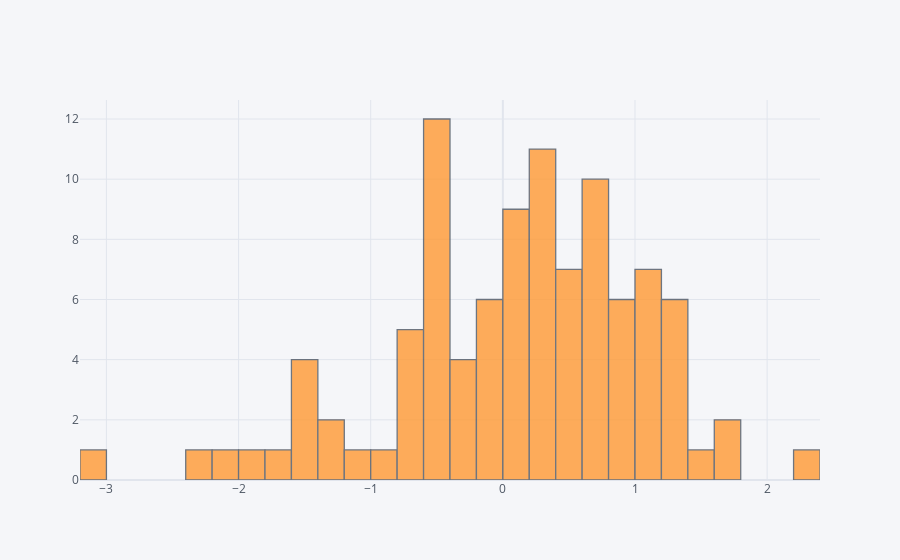

The code cell stored with this chart in its notebook:
### Code cell
df['A'].iplot(kind='hist', bins=50)

### Figure 1 — Plotly figure (JSON) as saved in the notebook; plotly's stock layout.template omitted (floating-point values rounded to 4 significant figures)
{"data": [{"histfunc": "count", "histnorm": "", "marker": {"color": "rgba(255, 153, 51, 1.0)", "line": {"color": "#4D5663", "width": 1.3}}, "name": "A", "nbinsx": 50, "opacity": 0.8, "orientation": "v", "type": "histogram", "x": [0.2567, -0.3019, -0.4504, -0.005667, 0.6996, -0.4147, -0.09898, 0.9246, 0.6937, 1.349, -1.249, 1.436, -0.4017, 0.8646, 0.6334, -1.013, 0.2339, 0.1794, -1.977, 1.344, 0.8194, -0.9292, 0.446, -0.453, 1.296, 0.5753, -3.004, -0.249, -0.4664, 0.1078, -0.5291, -2.173, -0.06311, 0.0755, 0.6313, -1.519, -1.468, 0.7632, 2.227, 0.7157, -0.4165, 1.061, 0.3271, 0.05194, 1.153, -0.6024, 1.184, -0.5573, -0.6721, 0.7274, 0.8196, 0.2215, 0.4271, 1.287, -0.1503, -0.6154, 0.2796, 1.656, -0.1986, 0.856, -0.4931, 0.5719, 0.4992, -1.45, -2.37, 1.692, -0.5403, -0.4096, -0.3128, 0.7089, -0.5324, -1.273, 0.1822, 0.2631, 0.7513, 0.2095, 1.055, 0.1316, 0.07275, -1.556, 0.3593, 1.182, 1.131, 0.7347, 0.9143, 0.01826, 0.2557, -0.6659, 0.2428, 0.4529, 0.5857, -0.1211, -0.7963, 1.257, -0.2441, 1.116, 0.09982, -1.609, 1.308, 0.3832]}], "layout": {"barmode": "overlay", "legend": {"bgcolor": "#F5F6F9", "font": {"color": "#4D5663"}}, "paper_bgcolor": "#F5F6F9", "plot_bgcolor": "#F5F6F9", "title": {"font": {"color": "#4D5663"}}, "xaxis": {"gridcolor": "#E1E5ED", "showgrid": true, "tickfont": {"color": "#4D5663"}, "title": {"font": {"color": "#4D5663"}, "text": ""}, "zerolinecolor": "#E1E5ED"}, "yaxis": {"gridcolor": "#E1E5ED", "showgrid": true, "tickfont": {"color": "#4D5663"}, "title": {"font": {"color": "#4D5663"}, "text": ""}, "zerolinecolor": "#E1E5ED"}}}
